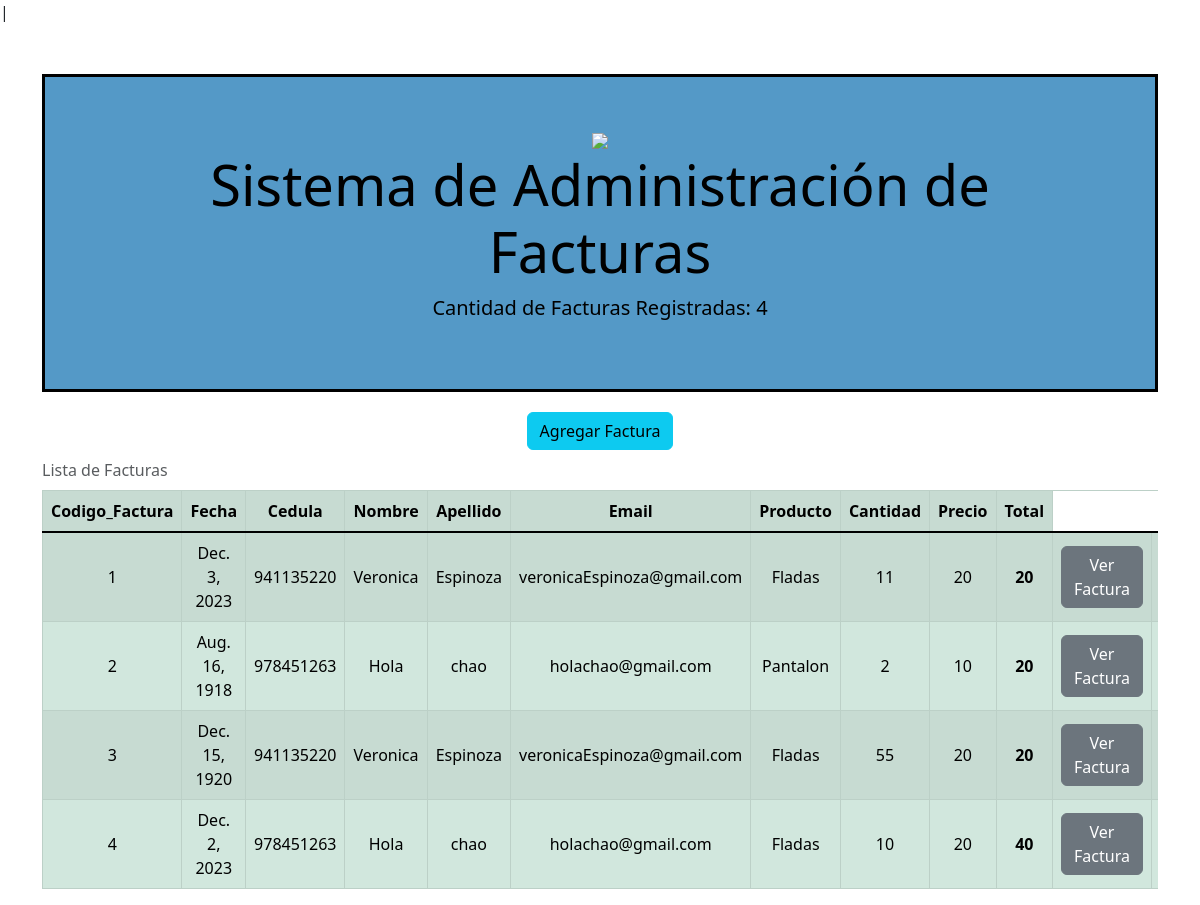
The page / on the database its author committed.
### factura/models.py (models this page shows, shortened)
class Factura (models.Model):
    fecha= models.DateField(null=True)
    cantidad = models.IntegerField(null=True)
    total = models.IntegerField(null=True)
    cliente= models.ForeignKey(Cliente, on_delete=models.SET_NULL, null=True)
    producto = models.ForeignKey(Producto, on_delete=models.SET_NULL, null=True)

class Cliente(models.Model):
    cedula = models.IntegerField(null=True)
    nombre= models.CharField(max_length=20, null=True)
    apellido = models.CharField(max_length=50,null=True)
    email = models.CharField(max_length=50,null=True)
    direccion = models.CharField(max_length=100, null=True)
    telefono = models.IntegerField(null=True)

class Producto(models.Model):
    nombre = models.CharField(max_length=20, null=True)
    precio = models.IntegerField(null=True)

### webapp/views.py (the view)
# urls.py: path('', ver_facturas, name='inicio'),
def ver_facturas(request):
    cantidad_facturas = Factura.objects.count()
    pagina = loader.get_template('factura.html')
    lista_factura =  Factura.objects.all()
    datos = {'cantidad':cantidad_facturas, 'facturas':lista_factura}
    return HttpResponse(pagina.render(datos, request))

### webapp/templates/factura.html (shortened to what this page needs)
<!DOCTYPE html>
<html>
<head>
    <link href="https://cdn.jsdelivr.net/npm/bootstrap@5.3.0/dist/css/bootstrap.min.css" rel="stylesheet">
</head>
<body>
<div class="container">
    <div class="jumbotron text-center">
        <img src=https://www.zurcherodioraven.com/images/noticias/fact1021.jpg>
        <h1 class="display-4" style="color: black;"><strong>Sistema de Administración de Facturas</strong></h1>
        <p class="lead" style="color: black;"><strong>Cantidad de Facturas Registradas: {{cantidad}}</strong></p>
    </div>
    <div align="center">
        <a class="btn btn-info" href="agregar_factura/">Agregar Factura</a>
    </div>
    <div class="table-responsive">
        <table class="table table-success table-striped table-bordered align-middle caption-top text-center">
            <caption>Lista de Facturas</caption>
            <tr>
                <th>Codigo_Factura</th>
                <th>Fecha</th>
                <th>Cedula</th>
                <th>Nombre</th>
                <th>Apellido</th>
                <th>Email</th>
                <th>Producto</th>
                <th>Cantidad</th>
                <th>Precio</th>
                <th>Total</th>
            </tr>
            <tbody class="table-group-divider">
                {% for factura in facturas %}
                    <tr>
                        <td>{{factura.id}}</td>
                        <td>{{factura.fecha}}</td>
                        <td>{{factura.cliente.cedula}}</td>
                        <td>{{factura.cliente.nombre}}</td>
                        <td>{{factura.cliente.apellido}}</td>
                        <td>{{factura.cliente.email}}</td>
                        <td>{{factura.producto.nombre}}</td>
                        <td>{{factura.cantidad}}</td>
                        <td>{{factura.producto.precio}}</td>
                        <th>{{factura.total}}</th>
                        <td><a class="btn btn-secondary" href="ver_factura/{{factura.id}}">Ver Factura</a></td>
                        <td><a class="btn btn-warning" href="editar_factura/{{factura.id}}">Editar Factura</a></td>
                    </tr>
                {% endfor %}
            </tbody>
        </table>
    </div>
</div>
</body>
</html>

### webapp/templates/factura.html (style rules this page uses)
body { background-image: url(https://img.freepik.com/foto-gratis/fondo_53876-32169.jpg); background-repeat: no-repeat; background-size: 100% 100%; }
.container { margin-top: 50px; }
.jumbotron { background-color: #5499C7; color: #fff; padding: 50px; margin-bottom: 20px; border: 3px solid black; }

### rows shown on the page
Factura: id "1", fecha "Dec. 3, 2023", cliente.cedula "941135220", cliente.nombre "Veronica", cliente.apellido "Espinoza", cliente.email "veronicaEspinoza@gmail.com", producto.nombre "Fladas", cantidad "11", producto.precio "20", total "20"
Factura: id "2", fecha "Aug. 16, 1918", cliente.cedula "978451263", cliente.nombre "Hola", cliente.apellido "chao", cliente.email "holachao@gmail.com", producto.nombre "Pantalon", cantidad "2", producto.precio "10", total "20"
Factura: id "3", fecha "Dec. 15, 1920", cliente.cedula "941135220", cliente.nombre "Veronica", cliente.apellido "Espinoza", cliente.email "veronicaEspinoza@gmail.com", producto.nombre "Fladas", cantidad "55", producto.precio "20", total "20"
Factura: id "4", fecha "Dec. 2, 2023", cliente.cedula "978451263", cliente.nombre "Hola", cliente.apellido "chao", cliente.email "holachao@gmail.com", producto.nombre "Fladas", cantidad "10", producto.precio "20", total "40"

### other values the page prints
{{ cantidad }} "4"
